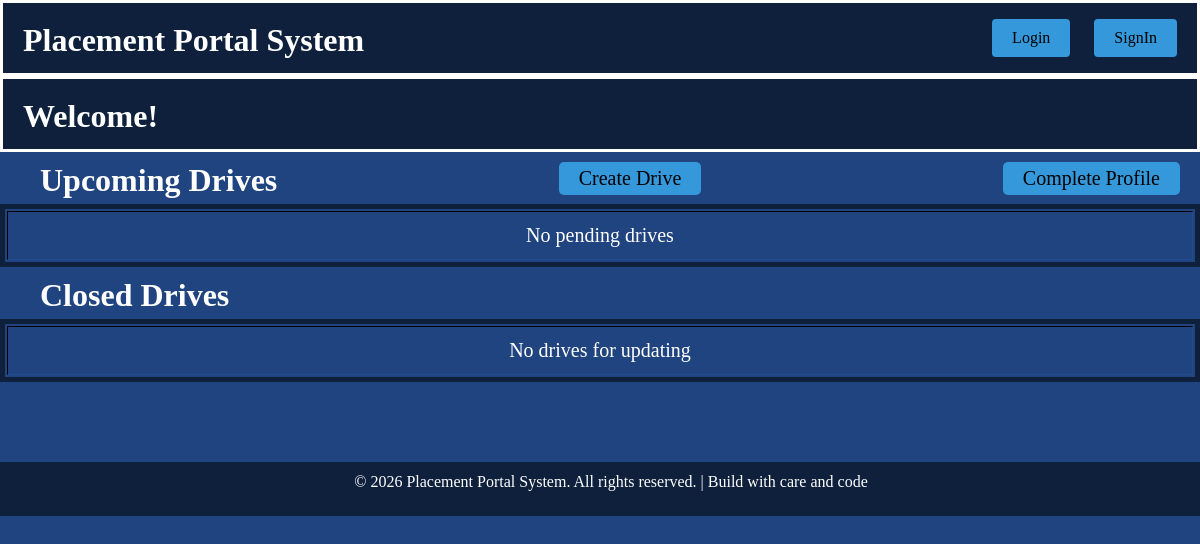
Page /company_dash/7 on the earlier database version.
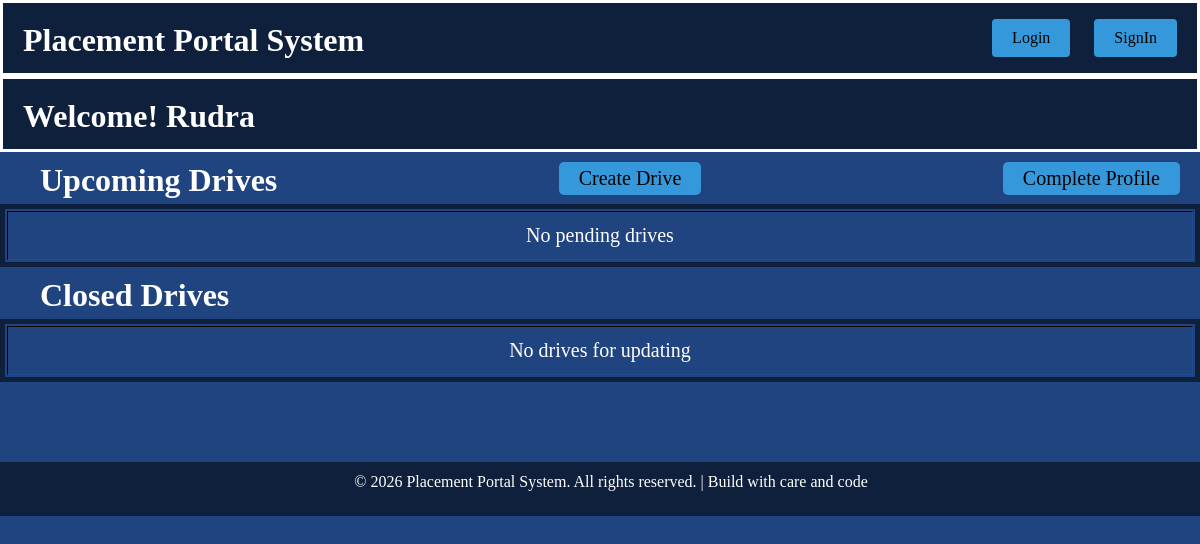
Same page on the later database version.
### models.py (models this page shows)
class User(db.Model):
    __tablename__ = 'users'
    id = db.Column(db.Integer , primary_key=True)
    name = db.Column(db.String(100) , nullable=False)
    email = db.Column(db.String(100) , nullable=False , unique=True)
    password = db.Column(db.String(100) , nullable=False , unique=True)
    role = db.Column(db.String(100) , nullable=False)
    contact = db.Column(db.Integer , nullable=False , unique=True)
    is_active = db.Column(db.String(50),default=True)
    is_blacklist = db.Column(db.Boolean, default=False)

### app.py (the view)
@app.route('/company_dash/<int:comp_id>')
def company_dash(comp_id):
    company = User.query.filter_by(id=comp_id).first()
    drives = Drive.query.filter_by(user_id=comp_id).all()
    return render_template('company_dash.html',company=company,drives=drives,comp_id=comp_id)

### templates/company_dash.html (shortened to what this page needs)
{% extends "base.html" %}
{% block content %}
<div class="contain">
    <div class="ban flex">
        <h1>Welcome! {{company.name}}</h1>
    </div>
    <div class="drive-banner">
        <div class="drive-banner-content flex">
        <h1><span style="color: white;padding-left:20px;">Upcoming Drives</span></h1>
        <a href="{{ url_for('create_drive',comp_id=comp_id) }}">Create Drive</a>
        <a href="{{ url_for('update_profile',id=comp_id) }}">Complete Profile</a>
        </div>
        <table border="2">
            {% if drives %}
                <tr>
                    <th>Sr. No.</th>
                    <th>Drive name</th>
                    <th>Actions</th>
                </tr>
                {% for drive in drives %}
                <tr class="application_td">
                    <td>{{drive.id}}</td>
                    <td>{{drive.drive_name}}</td>
                    <td><a href="{{url_for('drive_student',id=drive.id,comp_id=company.id,job=drive.job_title)}}">view details</a></td>
                </tr>
                {% endfor %}
            {% else %}
            <tr class="application_td">
                <td colspan="5" style="color: white;">No pending drives</td>
            </tr>
            {% endif %}
        </table>
    </div>
    <div class="drive-banner">
        <h1><span style="color: white;padding-left:20px;">Closed Drives</span></h1>
        <table border="2">
            {% if drives %}
                <tr>
                    <th>Sr. No.</th>
                    <th>Drive name</th>
                    <th>Actions</th>
                </tr>
                {% for drive in drives %}
                <tr class="application_td">
                    <td>{{drive.id}}</td>
                    <td>{{drive.drive_name}}</td>
                    <td><a href="">Update</a></td>
                </tr>
                {% endfor %}
            {% else %}
            <tr class="application_td">
                <td colspan="5" style="color: white;">No drives for updating</td>
            </tr>
            {% endif %}
        </table>
    </div>
</div>
{% endblock %}

Differences in the rows shown:
added User: name "Rudra"
